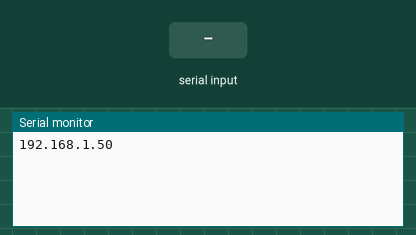
This program was run on a simulated ESP8266 (NodeMCU). Shown: the last lines printed to the serial monitor. The test bench sets the inputs (shaded band). WiFi joins after 1.5 s; servers stay silent unless stated.

Above: at 2.7 s.
2.8 s: "1" received over Serial
At 4.2 s:
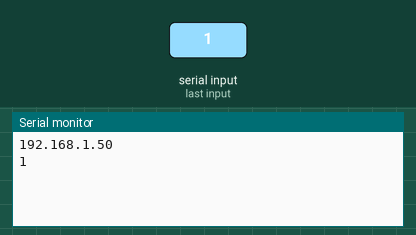
4.3 s: "0" received over Serial
At 5.7 s:
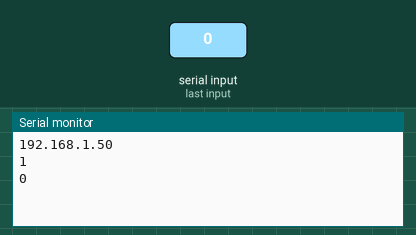
5.8 s: "2" received over Serial
At 7.8 s:
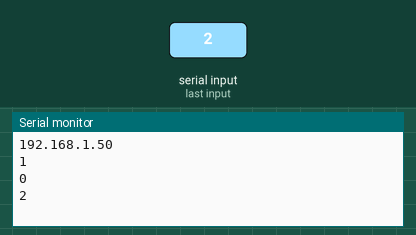
Timing chart, 0 to 9.3 s (numbered marks = the images above; inputs shaded):
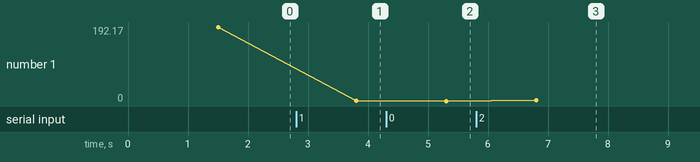

Measured:
- after the input at 2.8 s, the serial monitor: prints a new line after 1.0 s (image 1)
- after the input at 4.3 s, the serial monitor: prints a new line after 1.0 s (image 2)
- after the input at 5.8 s, the serial monitor: prints a new line after 1.0 s (image 3)
- plotted number 1: 192.17 → 1 after the input at 2.8 s, 1 → 0 after the input at 4.3 s, 0 → 2 after the input at 5.8 s

The program:

main.cpp
```cpp
#include <Arduino.h>
#include <ESP8266WiFi.h>
#include <ESP8266HTTPClient.h>
#include <WiFiClient.h>
#include <./secret.h>

#define EMERGENCY_STRING "EMERGENCY"

String data = "";

void setup()
{
  Serial.begin(9600);
  WiFi.begin(WIFI_SSID, WIFI_PASSWORD);
  // Serial.println("Connecting");
  while (WiFi.status() != WL_CONNECTED)
  {
    delay(500);
    // Serial.print(".");
  }
  // Serial.println("");
  // Serial.print("Connected to WiFi network with IP Address: ");
  Serial.println(WiFi.localIP());
}

void loop() {
  // put your main code here, to run repeatedly:
  if (Serial.available()){
    data = "";
    data = Serial.readString();
      Serial.println(data);
    if (data.indexOf(EMERGENCY_STRING)>-1){
      // Serial.println("yes... emergency");
      if(WiFi.status() == WL_CONNECTED){
        // Serial.println("Http begining");
        HTTPClient http;
        http.begin(SERVER);
        http.addHeader("Content-Type","application/json");
        // Serial.print("Http sending post");
        int httpResponseCode = http.POST(MSG_JSON_STRING);
        // Serial.println(httpResponseCode);
        data = "";
      }
    }


  }
}
```

secret.h
```cpp
#define WIFI_SSID "RakibHasan"
#define WIFI_PASSWORD "Rakib007"
#define SECRET_KEY "1a%3123=/24"
#define SERVER "http://smsservice.pocketclassroom.net/sendValidationSMS"
#define MSG_JSON_STRING "{\"receiver\":\"01303220013\",\"text\":\"EMERGENCY!!! From location (24.3637182,88.6288179). Visit: https://www.google.com/maps/@24.3637182,88.6288179,21z for details.\",\"xy_auth_key\":\"1a%3123=/24\"}"
```
